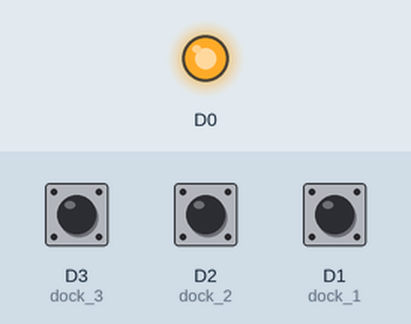
Simulated run of this sketch. Board: ESP8266 (NodeMCU). On the bench: output pins drawn as LEDs (lit = HIGH). The inputs (shaded band) are chosen by the test bench; at power-on: D3 (dock_3) HIGH, D2 (dock_2) HIGH, D1 (dock_1) HIGH. WiFi joins after 1.5 s; servers stay silent unless stated; no MQTT or app messages arrive unless stated; what the sketch prints to the serial monitor is not drawn.

Above: at 0.1 s.
At 1.6 s:
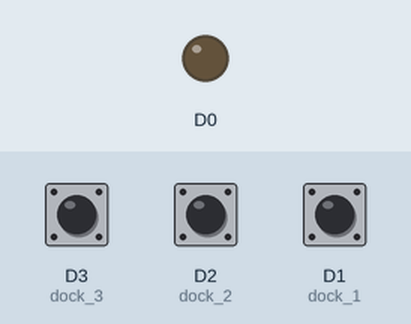
Timing chart, 0 to 3.1 s (numbered marks = the images above):
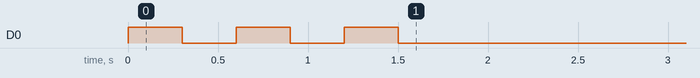

The sketch:

node-mcu.ino
```cpp
#include <ESP8266WiFi.h>
#include <PubSubClient.h>

// WiFi
const char *ssid = "Net_2.4G";           // Enter your WiFi name
const char *password = "Nopassword@163"; // Enter WiFi password

// MQTT Broker
const char *mqtt_broker = "test.mosquitto.org"; // test.mosquitto.org
const char *topic = "north-lucknow-grocery-3347";
const int mqtt_port = 1883;

WiFiClient espClient;
PubSubClient client(espClient);

String location_code = "3347";

uint8_t dock_1 = D1;
uint8_t dock_2 = D2;
uint8_t dock_3 = D3;
uint8_t dock_4 = D4;

int total_docks = 4;

char buff[30];


void setup()
{
    pinMode(D0, OUTPUT);
    pinMode(dock_1, INPUT);
    pinMode(dock_2, INPUT);
    pinMode(dock_3, INPUT);
    pinMode(dock_4, INPUT);

    // Set software serial baud to 115200;
    Serial.begin(115200);
    device_reconnect();

}


void callback(char *topic, byte *payload, unsigned int length)
{
    // Based on the message recieve as "D0-1"
    Serial.print("Message arrived in topic: ");
    Serial.println(topic);
    Serial.print("Message:");
    String pin = "";
    for (int i = 1; i < 3; i++)
    {
        pin+=(char)payload[i];
    }
    String state = String((char)payload[4]);
    Serial.println(pin);
    Serial.print("state = ");
    Serial.println(state);

    Serial.println();
    Serial.println(" - - - - - - - - - - - -");
}


//function for reconnect to mqtt server and wifi
void device_reconnect(){
    // connecting to a WiFi network
    WiFi.begin(ssid, password);
    Serial.println("Connecting to WiFi..");
    while (WiFi.status() != WL_CONNECTED)
    {
        Serial.print(".");
        digitalWrite(D0,HIGH);
        delay(300);
        digitalWrite(D0,LOW);
        delay(300);
    }

    Serial.println("Connected to the WiFi network");
    WiFi.setAutoReconnect(true);
    WiFi.persistent(true);


    // connecting to a mqtt broker
    client.disconnect();
    client.setServer(mqtt_broker, mqtt_port);
    client.setCallback(callback);

    while (!client.connected())
    {
        String client_id = "esp8266-client-";
        client_id += String(ESP.getChipId());

        Serial.printf("The client %s connects to mosquitto mqtt broker\n", client_id.c_str());


        if (client.connect(client_id.c_str()))
        {
            Serial.println("Public mosquitto mqtt broker connected");
        }
        else
        {
            Serial.print("failed with state ");
            Serial.print(client.state());
            delay(1400);
        }
    }

    // publish and subscribe
    //on_line_message.toCharArray(buff, on_line_message.length()+1);

    client.publish(topic, "Device-Online");
}

void loop()
{

    if ( (!client.connected()) ||( WiFi.status() != WL_CONNECTED) ) {
        Serial.println("Device Disconnected..");
        device_reconnect();
    }

    publish_data();
    delay(1500);
}

void publish_data(){
  //int char_len = 40;

  int dock_sens_1 = !digitalRead(dock_1);
  int dock_sens_2 = !digitalRead(dock_2);
  int dock_sens_3 = !digitalRead(dock_3);


  char aux_string[280];
  char data[280];

  sprintf(
          aux_string,
          "{'dock_1': %i, 'dock_2': %i, 'dock_3': %i}-%i",
          dock_sens_1, dock_sens_2, dock_sens_3, total_docks
          );

  String temp_data = String(aux_string);
  String chip_id = "MCU"+String(ESP.getChipId());

  temp_data+="-"+chip_id;
  temp_data+="-"+location_code;


  temp_data.toCharArray(data, temp_data.length()+1);

  Serial.println(data);
  client.publish(topic, data);
  }
```
